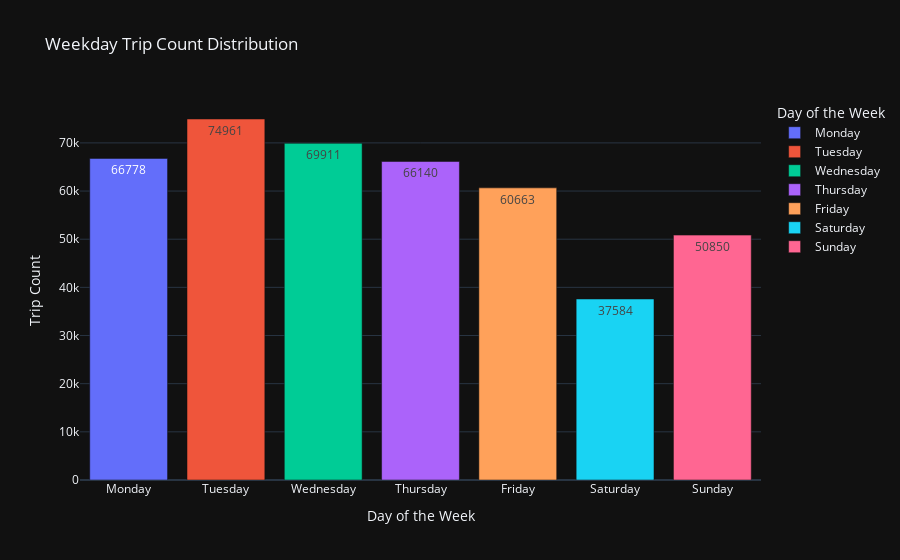

The notebook cell saved with this chart:
### Code cell
fig = px.bar(weekday_count, x=weekday_count.index, y='dayoftheWeek', text='dayoftheWeek', 
             title='Weekday Trip Count Distribution', template='plotly_dark', color=weekday_count.index)
fig.update_layout(xaxis_title = 'Day of the Week', yaxis_title = 'Trip Count', legend_title='Day of the Week')

### Figure 1 — Plotly figure (JSON) as saved in the notebook; plotly's stock layout.template omitted (floating-point values rounded to 4 significant figures)
{"data": [{"alignmentgroup": "True", "hovertemplate": "index=%{x}<br>dayoftheWeek=%{text}<extra></extra>", "legendgroup": "Monday", "marker": {"color": "#636efa"}, "name": "Monday", "offsetgroup": "Monday", "orientation": "v", "showlegend": true, "text": [66778], "textposition": "auto", "type": "bar", "x": ["Monday"], "xaxis": "x", "y": [66778], "yaxis": "y"}, {"alignmentgroup": "True", "hovertemplate": "index=%{x}<br>dayoftheWeek=%{text}<extra></extra>", "legendgroup": "Tuesday", "marker": {"color": "#EF553B"}, "name": "Tuesday", "offsetgroup": "Tuesday", "orientation": "v", "showlegend": true, "text": [74961], "textposition": "auto", "type": "bar", "x": ["Tuesday"], "xaxis": "x", "y": [74961], "yaxis": "y"}, {"alignmentgroup": "True", "hovertemplate": "index=%{x}<br>dayoftheWeek=%{text}<extra></extra>", "legendgroup": "Wednesday", "marker": {"color": "#00cc96"}, "name": "Wednesday", "offsetgroup": "Wednesday", "orientation": "v", "showlegend": true, "text": [69911], "textposition": "auto", "type": "bar", "x": ["Wednesday"], "xaxis": "x", "y": [69911], "yaxis": "y"}, {"alignmentgroup": "True", "hovertemplate": "index=%{x}<br>dayoftheWeek=%{text}<extra></extra>", "legendgroup": "Thursday", "marker": {"color": "#ab63fa"}, "name": "Thursday", "offsetgroup": "Thursday", "orientation": "v", "showlegend": true, "text": [66140], "textposition": "auto", "type": "bar", "x": ["Thursday"], "xaxis": "x", "y": [66140], "yaxis": "y"}, {"alignmentgroup": "True", "hovertemplate": "index=%{x}<br>dayoftheWeek=%{text}<extra></extra>", "legendgroup": "Friday", "marker": {"color": "#FFA15A"}, "name": "Friday", "offsetgroup": "Friday", "orientation": "v", "showlegend": true, "text": [60663], "textposition": "auto", "type": "bar", "x": ["Friday"], "xaxis": "x", "y": [60663], "yaxis": "y"}, {"alignmentgroup": "True", "hovertemplate": "index=%{x}<br>dayoftheWeek=%{text}<extra></extra>", "legendgroup": "Saturday", "marker": {"color": "#19d3f3"}, "name": "Saturday", "offsetgroup": "Saturday", "orientation": "v", "showlegend": true, "text": [37584], "textposition": "auto", "type": "bar", "x": ["Saturday"], "xaxis": "x", "y": [37584], "yaxis": "y"}, {"alignmentgroup": "True", "hovertemplate": "index=%{x}<br>dayoftheWeek=%{text}<extra></extra>", "legendgroup": "Sunday", "marker": {"color": "#FF6692"}, "name": "Sunday", "offsetgroup": "Sunday", "orientation": "v", "showlegend": true, "text": [50850], "textposition": "auto", "type": "bar", "x": ["Sunday"], "xaxis": "x", "y": [50850], "yaxis": "y"}], "layout": {"barmode": "relative", "legend": {"title": {"text": "Day of the Week"}, "tracegroupgap": 0}, "title": {"text": "Weekday Trip Count Distribution"}, "xaxis": {"anchor": "y", "categoryarray": ["Monday", "Tuesday", "Wednesday", "Thursday", "Friday", "Saturday", "Sunday"], "categoryorder": "array", "domain": [0, 1], "title": {"text": "Day of the Week"}}, "yaxis": {"anchor": "x", "domain": [0, 1], "title": {"text": "Trip Count"}}}}
